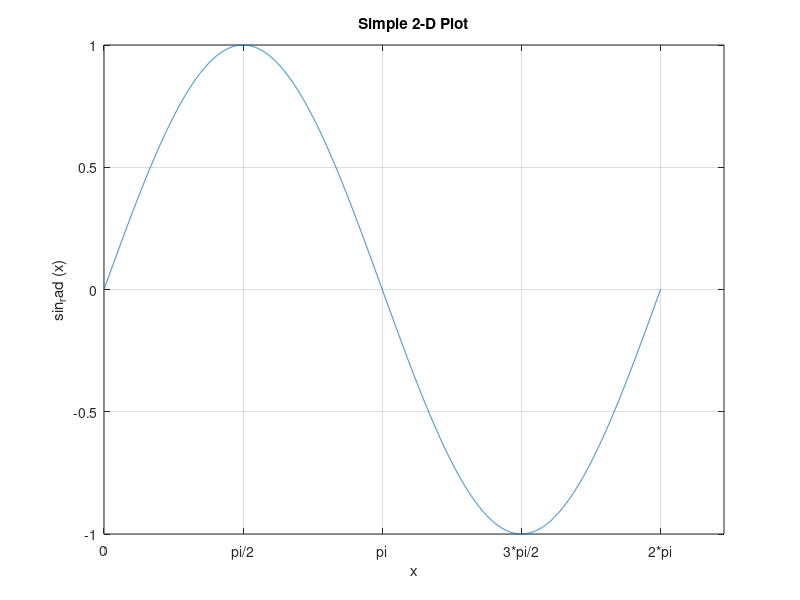
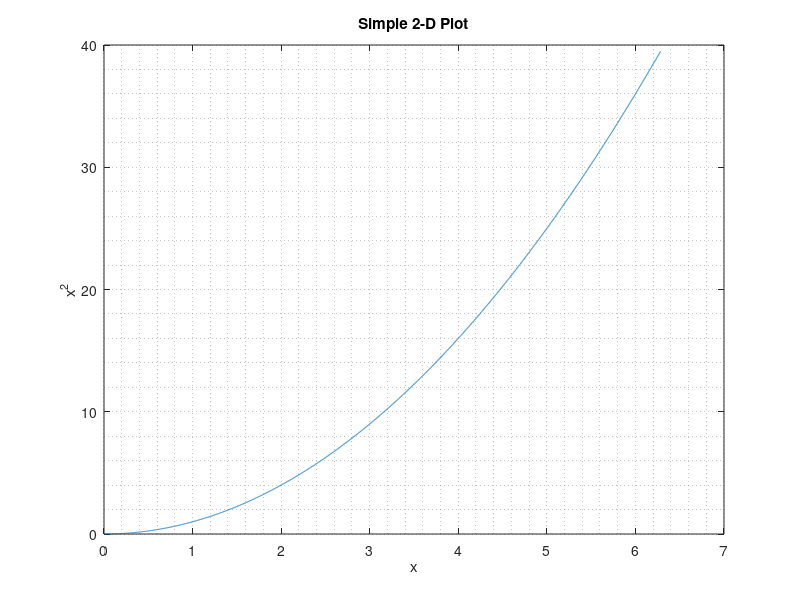

Recreate these plots in MATLAB, in order.
x = 0:0.001:2*pi;

figure (1);
plot (x, sin (x));
set(gca,'XTick',0:pi/2:2*pi) 
set(gca,'XTickLabel',{'0','pi/2','pi','3*pi/2','2*pi'})
xlabel ("x");
ylabel ("sin_rad (x)");
title ("Simple 2-D Plot");
grid on;

figure (2);
plot (x, x.^2);
xlabel ("x");
ylabel ("x^2");
title ("Simple 2-D Plot");
grid minor;